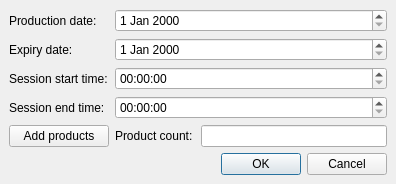
<?xml version="1.0" encoding="UTF-8"?>
<ui version="4.0">
 <class>CreateProduction</class>
 <widget class="QDialog" name="CreateProduction">
  <property name="geometry">
   <rect>
    <x>0</x>
    <y>0</y>
    <width>396</width>
    <height>176</height>
   </rect>
  </property>
  <property name="windowTitle">
   <string>Create/Update production</string>
  </property>
  <property name="locale">
   <locale language="English" country="UnitedStates"/>
  </property>
  <property name="modal">
   <bool>false</bool>
  </property>
  <layout class="QGridLayout" name="gridLayout">
   <property name="leftMargin">
    <number>9</number>
   </property>
   <property name="topMargin">
    <number>9</number>
   </property>
   <property name="rightMargin">
    <number>9</number>
   </property>
   <property name="bottomMargin">
    <number>9</number>
   </property>
   <item row="4" column="2">
    <widget class="QLineEdit" name="prodCountEdit">
     <property name="readOnly">
      <bool>true</bool>
     </property>
    </widget>
   </item>
   <item row="1" column="0">
    <widget class="QLabel" name="expiryDateLb">
     <property name="minimumSize">
      <size>
       <width>100</width>
       <height>0</height>
      </size>
     </property>
     <property name="text">
      <string>Expiry date:</string>
     </property>
    </widget>
   </item>
   <item row="5" column="0" colspan="3">
    <layout class="QHBoxLayout" name="horizontalLayout">
     <item>
      <spacer name="horizontalSpacer">
       <property name="orientation">
        <enum>Qt::Horizontal</enum>
       </property>
       <property name="sizeHint" stdset="0">
        <size>
         <width>40</width>
         <height>20</height>
        </size>
       </property>
      </spacer>
     </item>
     <item>
      <widget class="QPushButton" name="okBtn">
       <property name="text">
        <string>OK</string>
       </property>
      </widget>
     </item>
     <item>
      <widget class="QPushButton" name="cancelBtn">
       <property name="text">
        <string>Cancel</string>
       </property>
      </widget>
     </item>
    </layout>
   </item>
   <item row="2" column="0">
    <widget class="QLabel" name="sessionStartLb">
     <property name="text">
      <string>Session start time:</string>
     </property>
    </widget>
   </item>
   <item row="3" column="0">
    <widget class="QLabel" name="SessionEndLb">
     <property name="text">
      <string>Session end time:</string>
     </property>
    </widget>
   </item>
   <item row="4" column="0">
    <widget class="QPushButton" name="addProdBtn">
     <property name="text">
      <string>Add products</string>
     </property>
    </widget>
   </item>
   <item row="0" column="0">
    <widget class="QLabel" name="productionDateLb">
     <property name="text">
      <string>Production date:</string>
     </property>
    </widget>
   </item>
   <item row="4" column="1">
    <widget class="QLabel" name="prodCountLb">
     <property name="minimumSize">
      <size>
       <width>80</width>
       <height>0</height>
      </size>
     </property>
     <property name="text">
      <string>Product count:</string>
     </property>
    </widget>
   </item>
   <item row="3" column="1" colspan="2">
    <widget class="QTimeEdit" name="sesEndTimeEdit"/>
   </item>
   <item row="2" column="1" colspan="2">
    <widget class="QTimeEdit" name="sesStartTimeEdit"/>
   </item>
   <item row="1" column="1" colspan="2">
    <widget class="QDateEdit" name="expiryDateEdit"/>
   </item>
   <item row="0" column="1" colspan="2">
    <widget class="QDateEdit" name="prdDateEdit"/>
   </item>
  </layout>
 </widget>
 <tabstops>
  <tabstop>prdDateEdit</tabstop>
  <tabstop>expiryDateEdit</tabstop>
  <tabstop>sesStartTimeEdit</tabstop>
  <tabstop>sesEndTimeEdit</tabstop>
  <tabstop>addProdBtn</tabstop>
  <tabstop>prodCountEdit</tabstop>
  <tabstop>okBtn</tabstop>
  <tabstop>cancelBtn</tabstop>
 </tabstops>
 <resources/>
 <connections/>
</ui>
